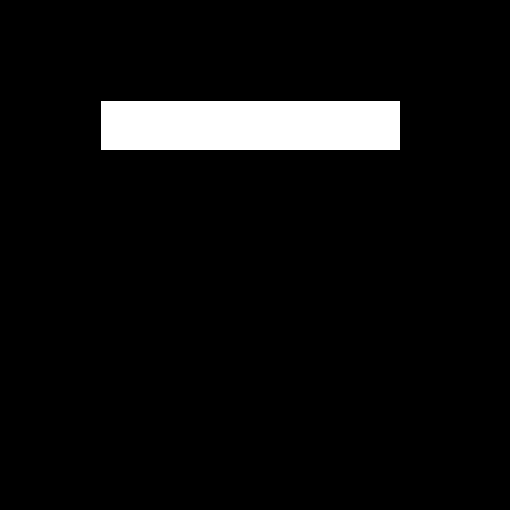
Frame 1 (no input)
Frame 60 (the mouse pressed at the canvas centre just before this capture): identical to frame 1, image omitted
Frame 120 (the mouse held since frame 60 and released just before this capture): identical to frame 1, image omitted

The Processing sketch that drew this single still picture (run headless with seeded random() and noise(); from frame 60 on, the mouse is pressed at the canvas centre):

// Processing sketch: sketch_150126aiii
// ── sketch_150126aiii.pde
void setup() {
  size(510, 510);
}

void  draw() {
  
background(0);
rect(100,100, 300, 50);
}
